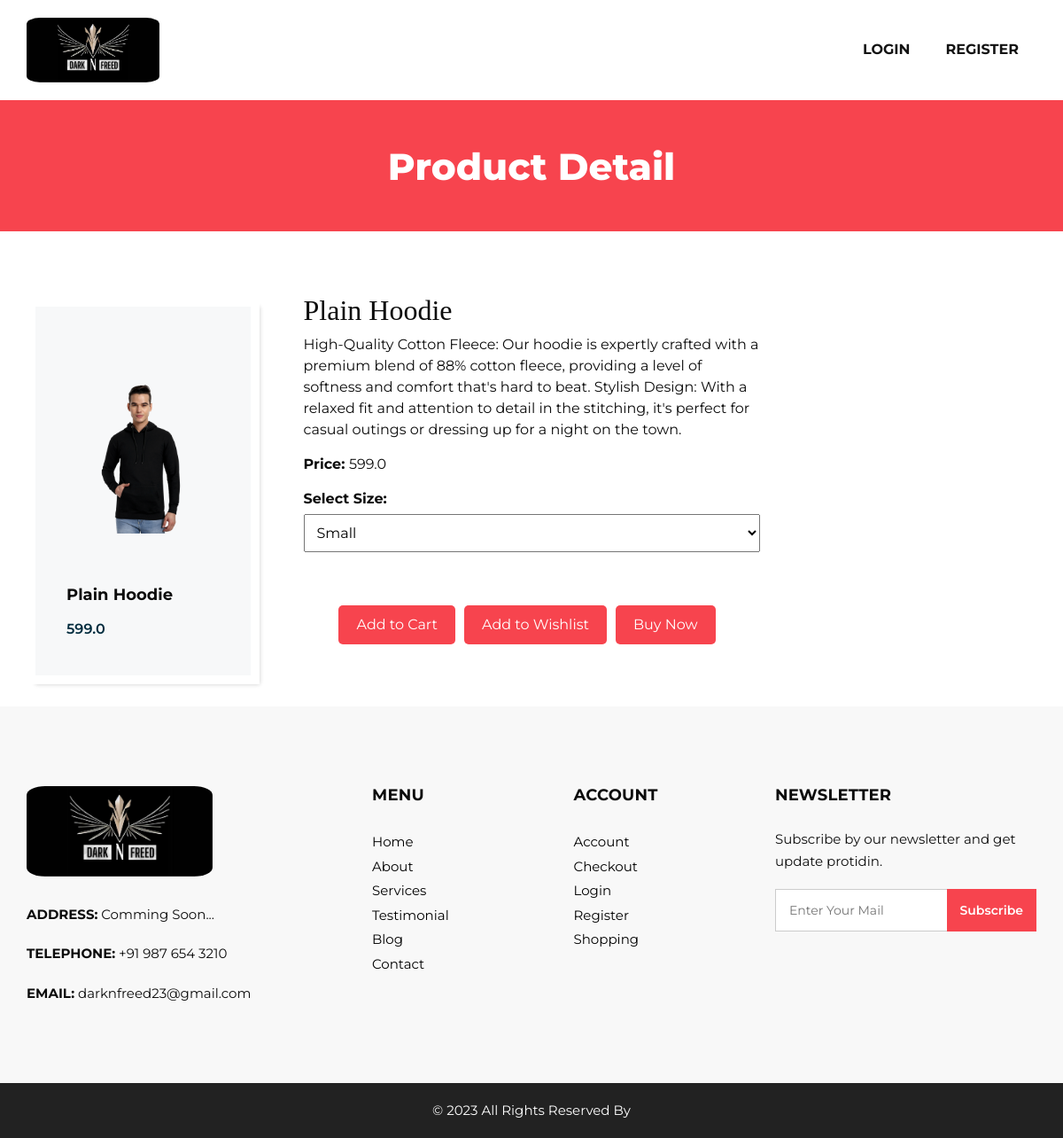
/product/productdetail/2, run on the app's committed database.
### product/models.py (models this page shows, shortened)
class ProductItem(models.Model):
    P_name = models.CharField(max_length=100)
    P_Qty = models.IntegerField()
    P_Price = models.FloatField(max_length=15)
    CATAGORY_CHOICES = models.CharField(max_length=1, choices=CATAGORY_CHOICES, default='A')
    P_Image = models.ImageField(upload_to='image', blank=True, null=True)
    P_Desc = models.CharField(max_length=1000)

### product/views.py (the view)
# urls.py: path("productdetail/<int:id>", views.productdetail,name='productdetail'),
def productdetail(request, id):
    pro = ProductItem.objects.get(pk=id)
    context = {
        'pro': pro
    }
    return render(request, 'product/productdetail.html',context)

### templates/product/productdetail.html (shortened to what this page needs)
{% extends 'core/hf.html' %}
{% load static %}
{% block body %}
<section class="inner_page_head">
    <div class="container_fuild">
        <div class="row">
            <div class="col-md-12">
                <div class="full">
                    <h3>Product Detail</h3>
                </div>
            </div>
        </div>
    </div>
</section>
<section class="product_section layout_padding">
    <div class="container">
        <div class="row">
            <div class="col-sm-6 col-md-4 col-lg-3">
                <div class="box">
                    <div class="img-box">
                        <img src="{{pro.P_Image.url}}" alt="">
                    </div>
                    <div class="detail-box">
                        <h5>
                            {{pro.P_name}}
                        </h5>
                    </div>
                    <div class="detail-box">
                        <h6>
                            {{pro.P_Price}}
                        </h6>
                    </div>
                </div>
            </div>
            <div class="col-md-6">
                <div class="product-details">
                    <h2>{{ pro.P_name }}</h2>
                    <p>{{ pro.P_Desc }}</p>
                    <b><p>Price: </b>{{ pro.P_Price }}</p>
                    <label for="size"><b>Select Size:</b></label>
                    <select id="size" name="size">
                        <option value="small">Small</option>
                    </select>
                    <div class="btn-box">
                    <button type="button" style="background-color: #f7444e;">Add to Cart</button>
                    <button type="button" style="background-color: #f7444e;">Add to Wishlist</button>
                    <button type="button" style="background-color: #f7444e;">Buy Now</button>
                    </div>
                </div>
            </div>
        </div>
    </div>
</section>
{% endblock %}

### static/css/style.css (style rules this page uses)
* { box-sizing: border-box; }
body { font-family: 'Montserrat', sans-serif; color: #0c0c0c; background-color: #ffffff; overflow-x: hidden; }
.layout_padding { padding: 70px 0; }
h1, h2 { font-family: 'Playfair Display', serif; }
.product_section .box { position: relative; margin-top: 25px; padding: 35px 35px; background-color: #f7f8f9; -webkit-transition: all .3s; transition: all .3s; overflow: hidden; box-shadow: 5px 5px 5px -5px rgba(0,0,0,.2); border: solid #fff 10px; }
.product_section .box .img-box { display: -webkit-box; display: -ms-flexbox; display: flex; -webkit-box-pack: center; -ms-flex-pack: center; justify-content: center; -webkit-box-align: center; -ms-flex-align: center; align-items: center; height: 215px; }
.product_section .box .img-box img { max-width: 100%; max-height: 300px; -webkit-transition: all .3s; transition: all .3s; }
.product_section .box .detail-box { text-align: center; display: -webkit-box; display: -ms-flexbox; display: flex; -webkit-box-pack: justify; -ms-flex-pack: justify; justify-content: space-between; }
.product_section .box .detail-box h5 { font-size: 18px; margin-top: 10px; }
.product_section .box .detail-box h6 { margin-top: 10px; color: #002c3e; font-weight: 600; }
.product_section .btn-box { display: -webkit-box; display: -ms-flexbox; display: flex; -webkit-box-pack: center; -ms-flex-pack: center; justify-content: center; margin-top: 45px; }
.detail-box h5 { font-size: 21px; font-weight: 700; }
.inner_page_head { background: #f7444e; text-align: center; color: #fff; padding-top: 50px; padding-bottom: 40px; }
.inner_page_head h3 { font-size: 42px; font-weight: 800; }

### static/css/responsive.css (style rules this page uses)
@media (min-width: 1200px) { .container { max-width: 1170px; } }

### templates/product/productdetail.html (style rules this page uses)
.product_section { padding: 50px 0; }
.box { display: flex; flex-direction: column; height: 100%; }
.img-box { flex: 1; }
.img-box img { max-width: 100%; height: auto; }
.product-details { padding: 20px; box-sizing: border-box; height: 100%; }
.product-details h2 { margin-top: 0; }
.product-details p { margin-bottom: 15px; }
.product-details label { display: block; margin-bottom: 5px; }
.product-details select { width: 100%; padding: 10px; margin-bottom: 15px; font-size: 16px; }
.product-details button { background-color: #007bff; color: #fff; border: none; padding: 10px 20px; font-size: 16px; cursor: pointer; border-radius: 5px; margin-right: 10px; }
.btn-box { margin-top: 20px; }

### data on the page
ProductItem: P_Image (picture), P_name "Plain Hoodie", P_Price "599.0", P_Desc "High-Quality Cotton Fleece: Our hoodie is expertly crafted with a premium blend of 88% cotton fleece, providing a level of softness and comfort that's hard to beat. Stylish Design: With a relaxed fit and attention to detail in the stitching, it's perfect for casual outings or dressing up for a night on the town."
